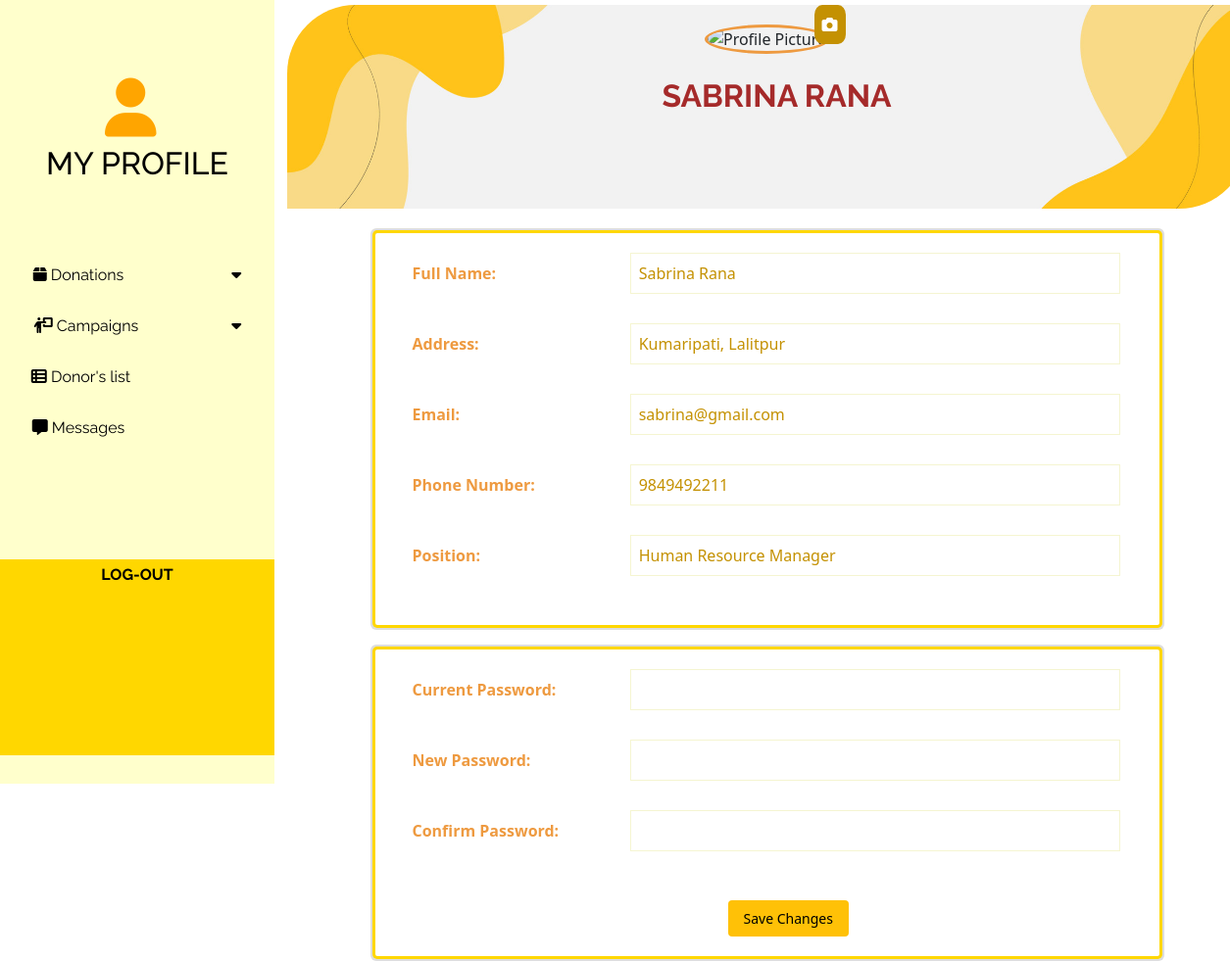
The page /1ex/admin-profile.php (signed in) on the database its author committed.
### tables this page shows
CREATE TABLE `admin_table` (
  `id` int(11) NOT NULL,
  `admin_id` varchar(50) NOT NULL,
  `admin_password` varchar(255) NOT NULL,
  `email` varchar(100) NOT NULL,
  `phone_number` varchar(20) NOT NULL,
  `fullname` varchar(100) DEFAULT NULL,
  `position` varchar(50) DEFAULT NULL,
  `address` varchar(255) DEFAULT NULL,
  `profile_picture` varchar(255) DEFAULT NULL
);

### 1ex/admin-profile.php (the view, shortened to what this page needs)
<!DOCTYPE html>
<html>
<head>
</head>
<body>
    <div class="profile-container">
        <?php
        include("admin-dashboard.php");
        $servername = "localhost";
        $username = "root";
        $password = "";
        $dbname = "admin";
        $conn = new mysqli($servername, $username, $password, $dbname);
        $adminID = $_SESSION['username'];
        $selectQuery = "SELECT *, admin_password FROM admin_table WHERE admin_id = ?";
        $selectStatement = $conn->prepare($selectQuery);
        $selectStatement->bind_param("s", $adminID);
        $selectStatement->execute();
        $result = $selectStatement->get_result();
        if ($result->num_rows > 0) {
            $row = $result->fetch_assoc();
            $address = $row['address'];
            $email = $row['email'];
            $phoneNumber = $row['phone_number'];
            $fullname = $row['fullname'];
            $position = $row['position'];
            $targetFile = $row['profile_picture'];
            if (isset($_FILES["profile_picture"]) && $_FILES["profile_picture"]["error"] == 0) {
                $targetDir = "uploads/";
                $targetFile = $targetDir . basename($_FILES["profile_picture"]["name"]);
                $imageFileType = strtolower(pathinfo($targetFile, PATHINFO_EXTENSION));
                $check = getimagesize($_FILES["profile_picture"]["tmp_name"]);
                if ($check !== false) {
                    if ($imageFileType == "jpg" || $imageFileType == "jpeg" || $imageFileType == "png") {
                        if (move_uploaded_file($_FILES["profile_picture"]["tmp_name"], $targetFile)) {
                            $updateQuery = "UPDATE admin_table SET profile_picture = ? WHERE admin_id = ?";
                            $updateStatement = $conn->prepare($updateQuery);
                            $updateStatement->bind_param("ss", $targetFile, $adminID);
                            if ($updateStatement->execute()) {
                                echo '<script>alert("Profile picture uploaded successfully!");</script>';
                            } else {
                                echo '<script>alert("Error updating profile picture!");</script>';
                            }
                            $updateStatement->close();
                        } else {
                            echo '<script>alert("Error uploading profile picture!");</script>';
                        }
                    } else {
                        echo '<script>alert("Only JPG, JPEG, and PNG files are allowed!");</script>';
                    }
                } else {
                    echo '<script>alert("Invalid image file!");</script>';
                }
            } else {
                $targetFile = $row['profile_picture'];
            }
            echo '
            <div class="first">
            <div class="profile-picture" style="text-align: center; position: relative; top-margin:3px;">
            <form method="POST" enctype="multipart/form-data">
                <div style="display: inline-block;">
                    <img src="'.$targetFile.'" alt="Profile Picture" style="width: 130px; border-radius: 50%; height: 130px; border:3px solid #EE9A40;">
                    <label for="profile_picture" class="camera-icon-label" style="position: absolute; bottom: 10px; right: 390px; cursor: pointer; background-color: #c49102; color: #ffffff; padding: 8px; border-radius: 25%;">
                        <i class="fas fa-camera"></i>
                    </label>
                    <input type="file" id="profile_picture" name="profile_picture" style="display: none;"><br/>
                </div>
                </div>
                <br/>
                <h2 style="text-transform: uppercase; color: brown; font-weight:bold;
                    margin-bottom: 20px;
                    text-align: center;
                    margin-left:20px;
                    font-family: Raleway, sans-serif;">'. $fullname .'</h2><br/><br/></div>
                    <div class="upperbox">
                    <label class="form-label">Full Name:</label>
                    <input type="text" name="fullname" class="form-input" value="' . $fullname . '" required><br>
                    <label class="form-label">Address:</label>
                    <input type="text" name="address" class="form-input" value="' . $address . '" required><br>
                    <label class="form-label">Email:</label>
                    <input type="email" name="email" class="form-input" value="' . $email . '" required><br>
                    <label class="form-label">Phone Number:</label>
                    <input type="text" name="mobile" class="form-input" value="' . $phoneNumber . '" required><br>
                    <label class="form-label">Position:</label>
                    <input type="text" name="position" class="form-input" value="' . $position . '" required><br>
                    </div>
                    <div class="lowerbox">
                    <label class="form-label">Current Password:</label>
                    <input type="password" name="current_pw" class="form-input" required><br>
                    <label class="form-label">New Password:</label>
                    <input type="password" name="new_pw" class="form-input"><br>
                    <label class="form-label">Confirm Password:</label>
                    <input type="password" name="confirm_pw" class="form-input"><br>
                    <input type="submit" name="submit" value="Save Changes" class="submit-button">
                    </div>
            ';
        } else {
            echo "Error: Unable to retrieve profile information.";
        }
        ?>
    </div>
</body>
</html>

### 1ex/admin-profile.php (style rules this page uses)
body { background-color: grey; font-family: Arial, sans-serif; margin: 0; padding: 20px; }
.profile-container { max-width: 800px; margin: 0 auto; padding: 5px; border: none; }
.form-label { display: inline-block; width: 200px; margin-bottom: 5px; margin-left: 18px; color: #EE9A40; font-weight: bold; }
.form-input { width: 500px; padding: 8px; border: 1px solid #f5f5d1; margin-bottom: 30px; margin-left: 18px; outline: none; font-size: 16px; color: #c49102; }
.submit-button { background-color: #ffc107; color: black; border: none; padding: 8px 16px; text-align: center; text-decoration: none; display: inline-block; font-size: 14px; border-radius: 4px; cursor: pointer; margin-left: 340px; margin-top: 20px; }
.upperbox { box-sizing: border-box; width:800px; box-shadow: 0 0 0 3px gold, 0 0 0 2px white, 0 0 0 5px #ddd; margin-top:25px; border-radius:2px; padding:20px; position:relative; left:150px; overflow: hidden; }
.lowerbox { box-sizing: border-box; width:800px; box-shadow: 0 0 0 3px gold, 0 0 0 2px white, 0 0 0 5px #ddd; margin-top:25px; border-radius:2px; padding:20px; position:relative; left:150px; overflow: hidden; }
.first { background-image: url('images/yellow.jpg'); background-repeat: no-repeat; background-size: cover; background-position: center; margin-left:60px; width:980px; border-radius:70px 5px 70px 0px; padding: 20px; text-align: center; height:208px; margin-top:0px!important; }

### 1ex/admin-dashboard.php (style rules this page uses)
body { margin: 0; padding: 0; }

### rows shown on the page
admin_table: fullname "SABRINA RANA", fullname "Sabrina Rana", address "Kumaripati, Lalitpur", email "sabrina@gmail.com", mobile "9849492211", position "Human Resource Manager"
